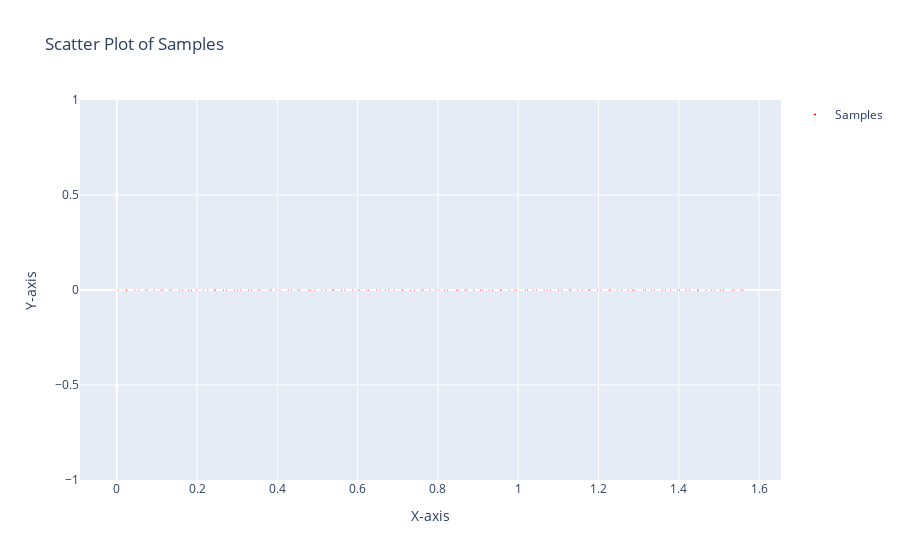

This figure's notebook cell:
### Code cell
time = LineShape(
    seed=SEED,
    n=T_SAMPLE,
    start_point=TIME_CONDITION[0],
    end_point=TIME_CONDITION[1],
    cross_sample_generate=1,
    even_sample=True
)
time_sample = time.get()
time.plot()
